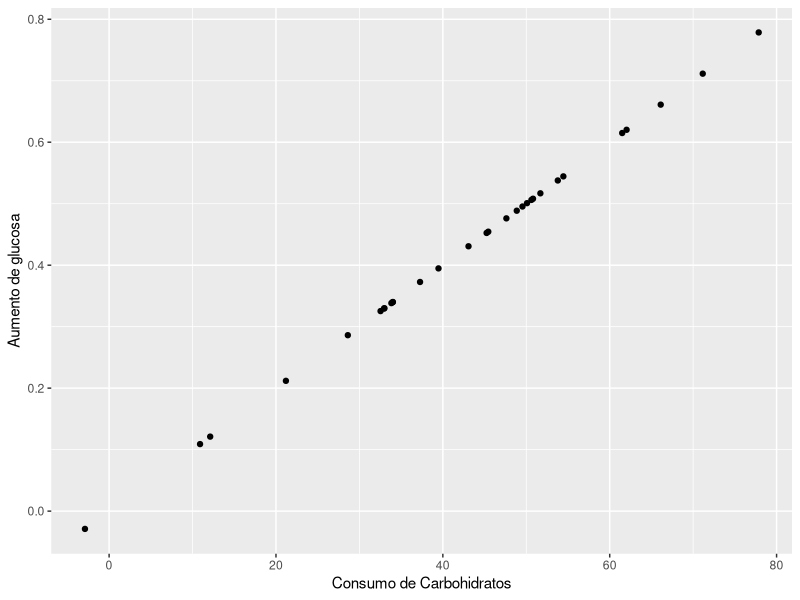

Source code (R):
## ---- chunk 1
library(ggplot2)
con<- rnorm(30,45,15)#consumo de carbohidratos
glu<- (con*0.01)#Aumento de glucosa
qplot(con, glu, xlab = "Consumo de Carbohidratos", 
      ylab = "Aumento de glucosa" )
## ---- chunk 2
transitions = c("cube", "page", "concave", "zoom", "linear", "fade", "none", "default")
names(transitions) = gsub("^([a-z])", "\\U\\1", transitions, perl = TRUE)
x = sprintf("[%s](?transition=%s#/transitions)", names(transitions), transitions)
cat(paste(x, collapse = ' - '))
## ---- chunk 3
themes = c("sky", "beige", "simple", "serif", "night", "default", "solarized", "moon")
names(themes) = gsub("^([a-z])", "\\U\\1", themes, perl = TRUE)
x = sprintf("[%s](?theme=%s#/themes)", names(themes), themes)
cat(paste(x, collapse = ' - '))
